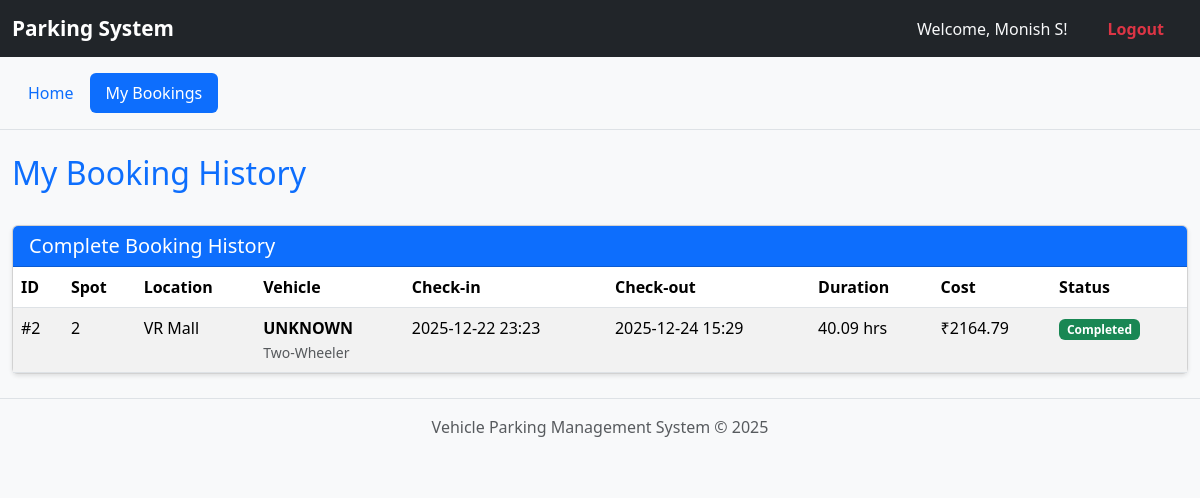
Page /user/summary (signed in) on the committed database.
### models.py (models this page shows, shortened)
class User(db.Model):
    __tablename__ = "user"
    id = db.Column(db.Integer, primary_key=True, autoincrement=True)
    username = db.Column(db.String, unique=True, nullable=False)
    email = db.Column(db.String, nullable=True)
    pincode = db.Column(db.String(6), nullable=False)
    name = db.Column(db.String, nullable=True)
    password_hash = db.Column(db.String(128))
    reservations = db.relationship('Reservation', backref='user', cascade="all, delete-orphan")

class Reservation(db.Model):
    __tablename__ = 'reservation'
    id = db.Column(db.Integer, primary_key=True)
    spot_id = db.Column(db.Integer, db.ForeignKey('spot.id'), nullable=False)
    user_id = db.Column(db.Integer, db.ForeignKey('user.id'), nullable=False)
    parking_timestamp = db.Column(db.DateTime, nullable=False)
    leaving_timestamp = db.Column(db.DateTime, nullable=True)
    parking_cost_per_unit = db.Column(db.Float, nullable=False)
    vehicle_number = db.Column(db.String(20), nullable=False)  # Vehicle registration number
    vehicle_type = db.Column(db.String(20), nullable=False)  # Two-Wheeler or Four-Wheeler

class Lot(db.Model):
    __tablename__='lot'
    id = db.Column(db.Integer, primary_key=True,autoincrement=True)
    prime_location_name = db.Column(db.String(100), nullable=False)
    price = db.Column(db.Float, nullable=False)
    address = db.Column(db.String(255), nullable=False)
    pin_code = db.Column(db.String(6), nullable=False)
    maximum_number_of_spots = db.Column(db.Integer, nullable=False)
    spots = db.relationship('Spot', backref='lot',cascade="all, delete-orphan")

### app.py (the view)
@app.route('/user/summary')
def user_summary():
    if 'user_id' not in session or not logged_user(session['user_id']):
        flash('Please login to view your bookings.', 'danger')
        return redirect(url_for('login'))
    current_user = get_current_user()
    reservations = Reservation.query.filter_by(user_id=current_user.id).all()
    return render_template('user_summary.html', active_tab='summary', user=current_user.name, reservations=reservations)

### app.py (called while the page is built)
def is_logged_in():
    return 'user_id' in session and 'role' in session

def logged_user(user_id):
    if 'user_id' in session and session['user_id'] == user_id:
        user = User.query.filter_by(id=user_id).first()
        if user:
            return True
    return False

def get_current_user():
    if not is_logged_in():
        return None
    if session.get('role') == 'admin':
        return db.session.get(Admin, session['user_id'])
    else:
        return db.session.get(User, session['user_id'])

### templates/user_summary.html (shortened to what this page needs)
{% extends "user_base.html" %}
{% block content %}
<div class="row mb-4">
    <div class="col-md-12">
        <h2 class="text-primary">My Booking History</h2>
    </div>
</div>
{% if reservations %}
    {% set active_reservations = reservations | selectattr('leaving_timestamp', 'none') | list %}
    <div class="card">
        <div class="card-header bg-primary text-white">
            <h5 class="mb-0">Complete Booking History</h5>
        </div>
        <div class="card-body p-0">
            <div class="table-responsive">
                <table class="table table-striped table-hover mb-0">
                    <thead>
                        <tr>
                            <th>ID</th>
                            <th>Spot</th>
                            <th>Location</th>
                            <th>Vehicle</th>
                            <th>Check-in</th>
                            <th>Check-out</th>
                            <th>Duration</th>
                            <th>Cost</th>
                            <th>Status</th>
                        </tr>
                    </thead>
                    <tbody>
                        {% for reservation in reservations %}
                        <tr>
                            <td>#{{ reservation.id }}</td>
                            <td>{{ reservation.spot_id }}</td>
                            <td>
                                {% if reservation.spot and reservation.spot.lot %}
                                    {{ reservation.spot.lot.prime_location_name }}
                                {% else %}
                                    <span class="text-muted">(Deleted Location)</span>
                                {% endif %}
                            </td>
                            <td>
                                <strong>{{ reservation.vehicle_number }}</strong><br>
                                <small class="text-muted">{{ reservation.vehicle_type }}</small>
                            </td>
                            <td>{{ reservation.parking_timestamp.strftime('%Y-%m-%d %H:%M') }}</td>
                            <td>
                                {% if reservation.leaving_timestamp %}
                                    {{ reservation.leaving_timestamp.strftime('%Y-%m-%d %H:%M') }}
                                {% else %}
                                    <span class="badge bg-warning">Ongoing</span>
                                {% endif %}
                            </td>
                            <td>
                                {% if reservation.leaving_timestamp %}
                                    {% set duration = (reservation.leaving_timestamp - reservation.parking_timestamp).total_seconds() / 3600 %}
                                    {{ "%.2f"|format(duration) }} hrs
                                {% else %}
                                    -
                                {% endif %}
                            </td>
                            <td>
                                {% if reservation.leaving_timestamp %}
                                    {% set duration = (reservation.leaving_timestamp - reservation.parking_timestamp).total_seconds() / 3600 %}
                                    ₹{{ "%.2f"|format(duration * reservation.parking_cost_per_unit) }}
                                {% else %}
                                    Ongoing
                                {% endif %}
                            </td>
                            <td>
                                {% if reservation.leaving_timestamp %}
                                    <span class="badge bg-success">Completed</span>
                                {% else %}
                                    <span class="badge bg-warning">Active</span>
                                {% endif %}
                            </td>
                        </tr>
                        {% endfor %}
                    </tbody>
                </table>
            </div>
        </div>
    </div>
{% else %}
    <div class="alert alert-info">
        <h5>No Bookings Yet</h5>
        <p class="mb-0">You haven't made any parking reservations. <a href="{{ url_for('user', id=session['user_id']) }}" class="alert-link">Find a parking spot</a></p>
    </div>
{% endif %}
{% endblock %}

### templates/user_base.html (shortened to what this page needs)
<!DOCTYPE html>
<html lang="en">
<head>
  <link href="https://cdn.jsdelivr.net/npm/bootstrap@5.3.3/dist/css/bootstrap.min.css" rel="stylesheet"/>
</head>
<body>
<nav class="navbar navbar-expand-sm bg-dark navbar-dark">
  <div class="container-fluid">
    <a class="navbar-brand" href="{{ url_for('user', id=session['user_id']) }}"> Parking System</a>
    <div class="ms-auto d-flex">
      <span class="navbar-text text-light me-3">Welcome, {{ user }}!</span>
      <a href="{{ url_for('logout') }}" class="nav-link text-danger px-4 pt-2 fw-bold">Logout</a>
    </div>
  </div>
</nav>
<nav class="bg-light border-bottom">
  <div class="container-fluid">
    <ul class="nav nav-pills py-3">
      <li class="nav-item">
        <a href="{{ url_for('user', id=session['user_id']) }}" class="nav-link {% if active_tab == 'home' %}active{% endif %}">Home</a>
      </li>
      <li class="nav-item">
        <a href="{{ url_for('user_summary') }}" class="nav-link {% if active_tab == 'summary' %}active{% endif %}">My Bookings</a>
      </li>
    </ul>
  </div>
</nav>
<main class="container-fluid mt-4 mb-4">
  {% block content %}
  {% endblock %}
</main>
<footer class="bg-light text-center py-3 mt-4 border-top">
  <p class="text-muted">Vehicle Parking Management System &copy; 2025</p>
</footer>
</body>
</html>

### templates/user_base.html (style rules this page uses)
body { background-color: #f8f9fa; }
.navbar-brand { font-weight: bold; font-size: 1.3rem; }
.nav-pills .nav-link.active { background-color: #0d6efd; }
.card { box-shadow: 0 2px 4px rgba(0,0,0,0.1); }

### rows in the picture
User: name "Monish S"
Reservation: id "2", spot_id "2", spot.lot.prime_location_name "VR Mall", vehicle_number "UNKNOWN", vehicle_type "Two-Wheeler", parking_timestamp "2025-12-22 23:23", leaving_timestamp "2025-12-24 15:29", duration "40.09", duration*reservation.parking_cost_per_unit "2164.79", shows "Completed"
